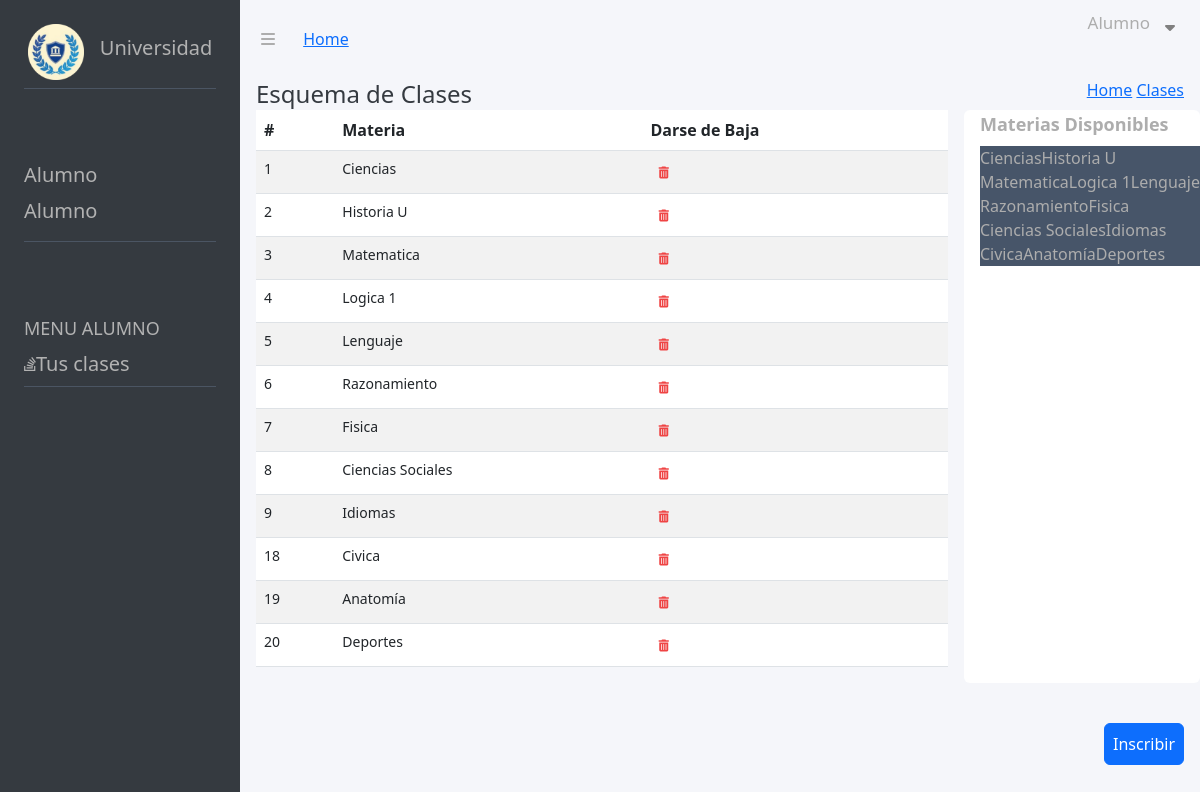
The page /views_Alumno/class_Admin.php on the database its author committed.
### tables this page shows
CREATE TABLE IF NOT EXISTS `materias` (
  `id_materia` int NOT NULL AUTO_INCREMENT,
  `nombre_materia` varchar(100) DEFAULT NULL,
  `nombre_maestro` varchar(100) DEFAULT NULL,
  PRIMARY KEY (`id_materia`)
);

### views_Alumno/class_Admin.php (the view, shortened to what this page needs)
<!DOCTYPE html>
<html lang="es">
<head>
    <link rel="stylesheet" href="https://cdnjs.cloudflare.com/ajax/libs/font-awesome/6.4.0/css/all.min.css" />
    <link href="/dist/output.css" rel="stylesheet">
    <link rel="stylesheet" href="https://cdnjs.cloudflare.com/ajax/libs/twitter-bootstrap/5.3.0/css/bootstrap.min.css">
    <link rel="stylesheet" href="https://cdn.datatables.net/1.13.6/css/dataTables.bootstrap5.min.css">
    <link rel="stylesheet" href="/css/style.css">
</head>
<body>
    <main class="flex flex-col md:flex-row h-screen w-full ">
        <section class="flex flex-col w-full md:w-1/5 bg-[#353A40] text-[#B2B2B2]">
            <div class=" p-4 mb-4">
                <div class="flex justify-center items-center border-b border-gray-600 pb-2">
                    <img src="/img/circlelogo.png" alt="Logo" class="w-14 h-14 mr-4">
                    <h2 class="text-xl">Universidad</h2>
                </div>
            </div>
            <div class="p-4 mb-4">
                <div class="flex flex-col border-b border-gray-600 pb-2">
                    <h2 class="text-xl">Alumno</h2>
                    <h2 class="text-xl">Alumno</h2>
                </div>
            </div>
            <div class="p-4 mb-4 flex flex-col ">
                <h2 class="text-lg">MENU ALUMNO</h2>
                <div class="flex flex-row items-center border-b border-gray-600 pb-2 cursor-pointer hover:bg-gray-100">
                    <span class="cursor-pointer"><i class="fa-brands fa-stack-overflow"></i></span>
                    <form action="/views_Alumno/class_Admin.php" method="post">
                        <button class="text-xl">Tus clases</button>
                    </form>
                </div>
            </div>
        </section>
        <section class="w-full md:w-4/5 h-auto bg-[#F5F6FA] text-[#ADADAD] ">
            <nav>
                <div id="isologotipo" class="">
                    <span class="pl-4 pr-4 mr-2 cursor-pointer"><i class="fa-solid fa-bars"></i></span>
                    <a href="/views_Alumno/alumno.php">Home</a>
                </div>
                <ul>
                    <div id="toggleContainer">
                        <p>Alumno</p>
                        <div id="toggleIcons">
                            <i class="fa-solid fa-sort-down"></i>
                        </div>
                    </div>
                </ul>
            </nav>
            <div class="pl-4  w-full h-auto flex ">
                <div class="pr-4flex-grow flex items-center">
                    <button class="text-[#353A40] text-2xl cursor-pointer">Esquema de Clases</button>
                </div>
                <div class="pl-4 pr-4 ml-auto">
                    <a href="/views_Alumno/alumno.php" class="underline hover:no-underline">Home</a>
                    <a href="/views_Alumno/class_Admin.php" class="underline hover:no-underline">Clases</a>
                </div>
            </div>
            <div class="pl-4 w-full h-auto flex flex-col md:flex-row">
                <div class="w-full md:w-3/4 pr-4 mb-4">
                    <form action="procesar.php" method="post">
                        <div class="table-responsive">
                            <table id="tabla-materias-inscritas" class="table table-striped">
                                <thead>
                                    <tr>
                                        <th class="py-2">#</th>
                                        <th class="py-2">Materia</th>
                                        <th class="py-2">Darse de Baja</th>
                                    </tr>
                                </thead>
                                <tbody>
                                    <?php
                                    require_once("../handle_db/connection.php");
                                    $query = "SELECT * FROM materias";
                                    $stmt = $pdo->query($query);
                                    while ($row = $stmt->fetch(PDO::FETCH_ASSOC)) {
                                        echo '<tr>';
                                        echo '<td class="text-sm text-gray-500">' . $row["id_materia"] . '</td>';
                                        echo '<td class="text-sm text-gray-500">' . $row["nombre_materia"] . '</td>';
                                        echo '<td>';
                                        echo '<a href="#"><button class="text-gray-600 font-bold py-1 px-2 rounded text-xs"><i class="fa-solid fa-trash-can text-red-500 hover:text-red-600"></i></button></a>';
                                        echo '</td>';
                                        echo '</tr>';
                                    }
                                    ?>
                                </tbody>
                            </table>
                        </div>
                    </form>
                </div>
                <div class="w-full md:w-1/4 pl-4 mb-4 md:mb-0 rounded-md bg-white">
                    <h2 class="text-lg font-semibold">Materias Disponibles</h2>
                    <div class="bg-slate-600" id="materias-disponibles">
                        <?php
                        require_once("../handle_db/connection.php");
                        $query = "SELECT * FROM materias";
                        $stmt = $pdo->query($query);
                        while ($row = $stmt->fetch(PDO::FETCH_ASSOC)) {
                            echo '<button class="materia-disponible" data-nombre-materia="' . $row["nombre_materia"] . '">' . $row["nombre_materia"] . '</button>';
                        }
                        ?>
                    </div>
                </div>
            </div>
            <div class="flex justify-end p-3">
                <button type="submit" class="btn btn-primary p-2">Inscribir</button>
            </div>
        </section>
    </main>
</body>
</html>

### css/style.css (style rules this page uses)
nav { display: flex; justify-content: space-between; align-items: center; padding-left: 5px; padding-right: 5px; }
#toggleContainer { display: flex; align-items: center; padding: 10px; gap: 5px; }
#toggleContainer p { font-size: 17px; }
#toggleIcons { display: flex; justify-content: center; text-align: center; flex-direction: column; align-items: center; }
#toggleIcons i { color: gray; width: 30px; height: 30px; }

### rows shown on the page
materias: id_materia "1", nombre_materia "Ciencias"
materias: id_materia "2", nombre_materia "Historia U"
materias: id_materia "3", nombre_materia "Matematica"
materias: id_materia "4", nombre_materia "Logica 1"
materias: id_materia "5", nombre_materia "Lenguaje"
materias: id_materia "6", nombre_materia "Razonamiento"
materias: id_materia "7", nombre_materia "Fisica"
materias: id_materia "8", nombre_materia "Ciencias Sociales"
materias: id_materia "9", nombre_materia "Idiomas"
materias: id_materia "18", nombre_materia "Civica"
materias: id_materia "19", nombre_materia "Anatomía"
materias: id_materia "20", nombre_materia "Deportes"
